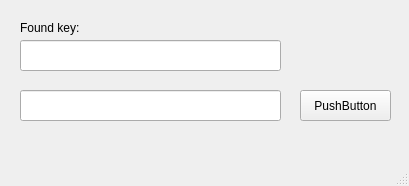
<?xml version="1.0" encoding="UTF-8"?>
<ui version="4.0">
 <class>MainWindow</class>
 <widget class="QMainWindow" name="MainWindow">
  <property name="geometry">
   <rect>
    <x>0</x>
    <y>0</y>
    <width>409</width>
    <height>186</height>
   </rect>
  </property>
  <property name="windowTitle">
   <string>MainWindow</string>
  </property>
  <widget class="QWidget" name="centralwidget">
   <widget class="QLabel" name="label">
    <property name="geometry">
     <rect>
      <x>20</x>
      <y>20</y>
      <width>261</width>
      <height>16</height>
     </rect>
    </property>
    <property name="text">
     <string>Found key:</string>
    </property>
   </widget>
   <widget class="QLineEdit" name="lineEdit">
    <property name="geometry">
     <rect>
      <x>20</x>
      <y>90</y>
      <width>261</width>
      <height>31</height>
     </rect>
    </property>
    <property name="font">
     <font>
      <pointsize>10</pointsize>
     </font>
    </property>
    <property name="focusPolicy">
     <enum>Qt::ClickFocus</enum>
    </property>
    <property name="alignment">
     <set>Qt::AlignCenter</set>
    </property>
   </widget>
   <widget class="QPushButton" name="pushButton">
    <property name="geometry">
     <rect>
      <x>300</x>
      <y>90</y>
      <width>91</width>
      <height>31</height>
     </rect>
    </property>
    <property name="text">
     <string>PushButton</string>
    </property>
   </widget>
   <widget class="QLineEdit" name="lineEdit_2">
    <property name="geometry">
     <rect>
      <x>20</x>
      <y>40</y>
      <width>261</width>
      <height>31</height>
     </rect>
    </property>
    <property name="font">
     <font>
      <pointsize>10</pointsize>
     </font>
    </property>
    <property name="frame">
     <bool>true</bool>
    </property>
    <property name="alignment">
     <set>Qt::AlignCenter</set>
    </property>
   </widget>
  </widget>
  <widget class="QMenuBar" name="menubar">
   <property name="geometry">
    <rect>
     <x>0</x>
     <y>0</y>
     <width>409</width>
     <height>21</height>
    </rect>
   </property>
  </widget>
  <widget class="QStatusBar" name="statusbar"/>
 </widget>
 <resources/>
 <connections/>
</ui>
